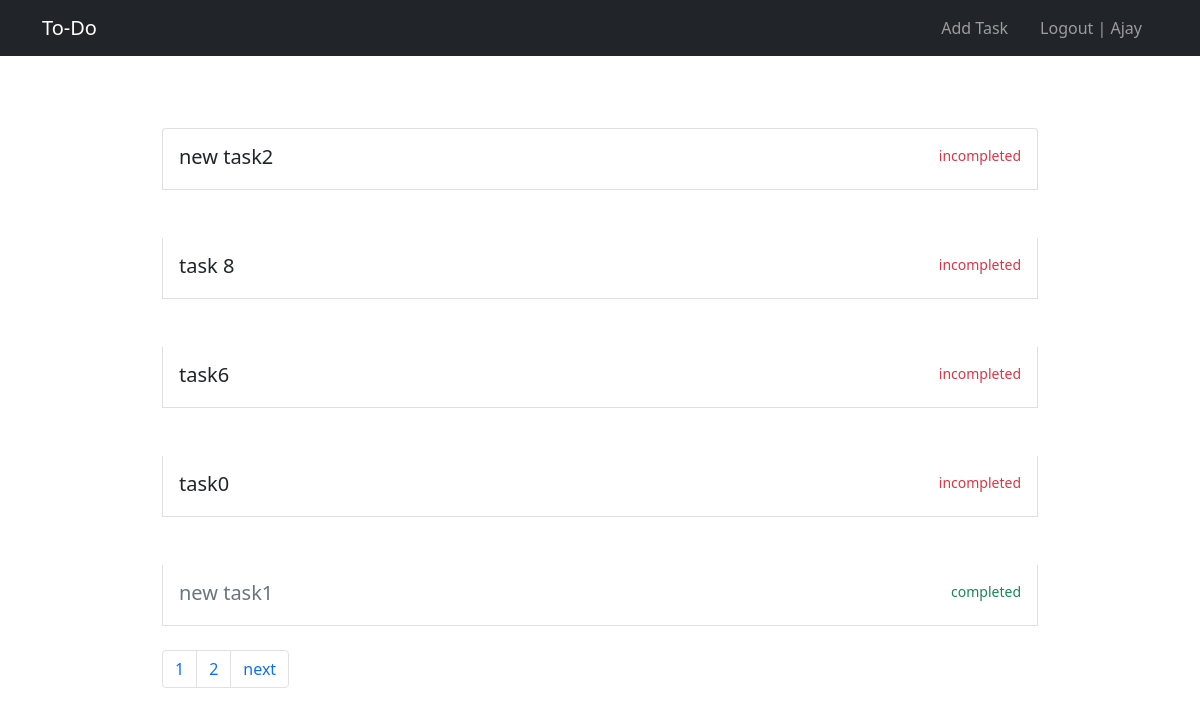
Page /todo/list/ (signed in) on the committed database.
### users/models.py (models this page shows, shortened)
class CustomUser(AbstractUser):
    username = None
    email = models.EmailField(_('email address'), unique=True)
    USERNAME_FIELD = 'email'
    REQUIRED_FIELDS = []
    objects = CustomUserManager()

### to_do/models.py (models this page shows, shortened)
class Todo(models.Model):
    task = models.CharField(max_length=200)
    category = models.CharField(max_length=50)
    due_date = models.DateField()
    completed = models.BooleanField(default=False)
    created_by = models.ForeignKey(CustomUser, on_delete=models.CASCADE)
    class Meta:
        ordering = ['completed', 'due_date']

### to_do/views.py (the view)
# urls.py: path('list/', views.TodoListView.as_view(), name = 'list'),
class TodoListView(LoginRequiredMixin, ListView):
    model = Todo
    template_name = "to_do/list.html"
    paginate_by = 5
    def get_queryset(self):
        todos = Todo.objects.filter(created_by=self.request.user)
        return todos

### to_do/templates/to_do/list.html (shortened to what this page needs)
{% extends 'index.html' %} {% block base %}
  <div class="list-group">
    {% if user.is_authenticated and object_list %} {% for todo in object_list %}
    <a
      href="{% url 'detail' todo.id %}"
      class="list-group-item p-3 my-4 {% if todo.completed %}text-muted{% endif %} "
    >
      <div class="d-flex justify-content-between">
        <h5 class="mb-1">{{ todo.task }}</h5>
       {% if todo.completed %}<small class="text-success">completed </small>{% else %} <small class="text-danger">incompleted</small>{% endif %}
      </div>
    </a>
    {% endfor %}
    <ul class="pagination">
        {% if page_obj.has_next or page_obj.has_previous %}
            {% for i in page_obj.paginator.page_range %}
                {% if data.number == i %}
                    <li class="page-item active"><a class="page-link">{{ i }} </a></li>
                {% else %}
                    <li class="page-item"><a class="page-link" href="?page={{ i }}">{{ i }}</a></li>
                {% endif %}
            {% endfor %}
        {% endif %}
        {% if page_obj.has_next %}
            <li class="page-item">
            <a class="page-link" href="?page={{ page_obj.next_page_number }}">next</a>
            </li>
        {% endif %}
</ul>
    {% endif %}
  </div>
{% endblock %}

### templates/index.html (shortened to what this page needs)
{% load static %}
<!DOCTYPE html>
<html lang="en">
  <head>
    <link
      href="https://cdn.jsdelivr.net/npm/bootstrap@5.0.1/dist/css/bootstrap.min.css"
      rel="stylesheet"
    />
    <link rel="stylesheet" href="{% static 'css/style.css' %}" />
  </head>
  <body>
    <nav class="navbar navbar-dark bg-dark">
      <div class="container">
        <a
          class="navbar-brand"
          href="{% if user.is_authenticated %}{% url 'list'%}{% else %}{% url 'index'%}{% endif %}"
          >To-Do</a
        >
        <div class="">
          <ul class="navbar-nav d-flex flex-row bd-highlight">
            {% if user.is_authenticated %}
            <li class="nav-item mx-3">
              <a class="nav-link" href="{% url 'add'%}">Add Task</a>
            </li>
            <li class="nav-item mx-3">
              <a class="nav-link" href="{% url 'logout' %}">
                Logout | {{user.first_name}}</a
              >
            </li>
            {% endif %}
          </ul>
        </div>
      </div>
    </nav>
    <div class="container main my-5 mx-auto w-75">
      {% block base %} {% endblock %}
    </div>
  </body>
</html>

### rows in the picture
CustomUser: first_name "Ajay"
Todo: task "new task2", completed "incompleted"
Todo: task "task 8", completed "incompleted"
Todo: task "task6", completed "incompleted"
Todo: task "task0", completed "incompleted"
Todo: task "new task1", completed "completed"

### other values in the picture
{{ i }} "1" "2"
